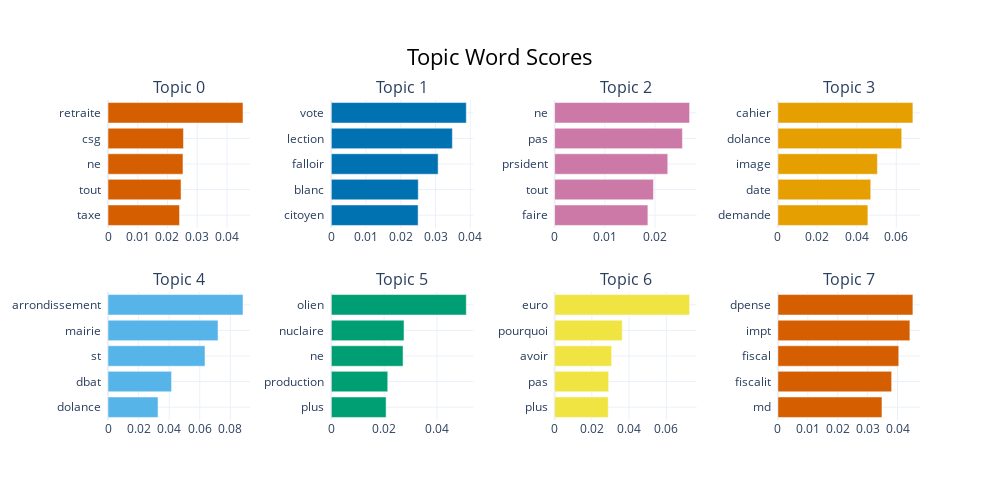

Notebook cell for this chart:
### Code cell
fig = topic_model.visualize_barchart()
fig.show()

### Figure 1 — Plotly figure (JSON) as saved in the notebook; plotly's stock layout.template omitted (floating-point values rounded to 4 significant figures)
{"data": [{"marker": {"color": "#D55E00"}, "orientation": "h", "type": "bar", "x": [0.02405, 0.02456, 0.02521, 0.02537, 0.04539], "xaxis": "x", "y": ["taxe  ", "tout  ", "ne  ", "csg  ", "retraite  "], "yaxis": "y"}, {"marker": {"color": "#0072B2"}, "orientation": "h", "type": "bar", "x": [0.02499, 0.02504, 0.03076, 0.03486, 0.03886], "xaxis": "x2", "y": ["citoyen  ", "blanc  ", "falloir  ", "lection  ", "vote  "], "yaxis": "y2"}, {"marker": {"color": "#CC79A7"}, "orientation": "h", "type": "bar", "x": [0.01859, 0.0197, 0.02255, 0.02547, 0.0269], "xaxis": "x3", "y": ["faire  ", "tout  ", "prsident  ", "pas  ", "ne  "], "yaxis": "y3"}, {"marker": {"color": "#E69F00"}, "orientation": "h", "type": "bar", "x": [0.04561, 0.04707, 0.05044, 0.06277, 0.06843], "xaxis": "x4", "y": ["demande  ", "date  ", "image  ", "dolance  ", "cahier  "], "yaxis": "y4"}, {"marker": {"color": "#56B4E9"}, "orientation": "h", "type": "bar", "x": [0.03272, 0.04155, 0.06342, 0.07193, 0.08825], "xaxis": "x5", "y": ["dolance  ", "dbat  ", "st  ", "mairie  ", "arrondissement  "], "yaxis": "y5"}, {"marker": {"color": "#009E73"}, "orientation": "h", "type": "bar", "x": [0.02076, 0.02138, 0.02718, 0.02755, 0.05114], "xaxis": "x6", "y": ["plus  ", "production  ", "ne  ", "nuclaire  ", "olien  "], "yaxis": "y6"}, {"marker": {"color": "#F0E442"}, "orientation": "h", "type": "bar", "x": [0.0288, 0.02903, 0.03064, 0.03633, 0.0725], "xaxis": "x7", "y": ["plus  ", "pas  ", "avoir  ", "pourquoi  ", "euro  "], "yaxis": "y7"}, {"marker": {"color": "#D55E00"}, "orientation": "h", "type": "bar", "x": [0.03479, 0.03803, 0.04041, 0.04413, 0.04513], "xaxis": "x8", "y": ["md  ", "fiscalit  ", "fiscal  ", "impt  ", "dpense  "], "yaxis": "y8"}], "layout": {"annotations": [{"font": {"size": 16}, "showarrow": false, "text": "Topic 0", "x": 0.0875, "xanchor": "center", "xref": "paper", "y": 1, "yanchor": "bottom", "yref": "paper"}, {"font": {"size": 16}, "showarrow": false, "text": "Topic 1", "x": 0.3625, "xanchor": "center", "xref": "paper", "y": 1, "yanchor": "bottom", "yref": "paper"}, {"font": {"size": 16}, "showarrow": false, "text": "Topic 2", "x": 0.6375, "xanchor": "center", "xref": "paper", "y": 1, "yanchor": "bottom", "yref": "paper"}, {"font": {"size": 16}, "showarrow": false, "text": "Topic 3", "x": 0.9125, "xanchor": "center", "xref": "paper", "y": 1, "yanchor": "bottom", "yref": "paper"}, {"font": {"size": 16}, "showarrow": false, "text": "Topic 4", "x": 0.0875, "xanchor": "center", "xref": "paper", "y": 0.4, "yanchor": "bottom", "yref": "paper"}, {"font": {"size": 16}, "showarrow": false, "text": "Topic 5", "x": 0.3625, "xanchor": "center", "xref": "paper", "y": 0.4, "yanchor": "bottom", "yref": "paper"}, {"font": {"size": 16}, "showarrow": false, "text": "Topic 6", "x": 0.6375, "xanchor": "center", "xref": "paper", "y": 0.4, "yanchor": "bottom", "yref": "paper"}, {"font": {"size": 16}, "showarrow": false, "text": "Topic 7", "x": 0.9125, "xanchor": "center", "xref": "paper", "y": 0.4, "yanchor": "bottom", "yref": "paper"}], "height": 500, "hoverlabel": {"bgcolor": "white", "font": {"family": "Rockwell", "size": 16}}, "showlegend": false, "title": {"font": {"color": "Black", "size": 22}, "text": "Topic Word Scores", "x": 0.5, "xanchor": "center", "yanchor": "top"}, "width": 1000, "xaxis": {"anchor": "y", "domain": [0, 0.175], "showgrid": true}, "xaxis2": {"anchor": "y2", "domain": [0.275, 0.45], "showgrid": true}, "xaxis3": {"anchor": "y3", "domain": [0.55, 0.725], "showgrid": true}, "xaxis4": {"anchor": "y4", "domain": [0.825, 1], "showgrid": true}, "xaxis5": {"anchor": "y5", "domain": [0, 0.175], "showgrid": true}, "xaxis6": {"anchor": "y6", "domain": [0.275, 0.45], "showgrid": true}, "xaxis7": {"anchor": "y7", "domain": [0.55, 0.725], "showgrid": true}, "xaxis8": {"anchor": "y8", "domain": [0.825, 1], "showgrid": true}, "yaxis": {"anchor": "x", "domain": [0.6, 1], "showgrid": true}, "yaxis2": {"anchor": "x2", "domain": [0.6, 1], "showgrid": true}, "yaxis3": {"anchor": "x3", "domain": [0.6, 1], "showgrid": true}, "yaxis4": {"anchor": "x4", "domain": [0.6, 1], "showgrid": true}, "yaxis5": {"anchor": "x5", "domain": [0, 0.4], "showgrid": true}, "yaxis6": {"anchor": "x6", "domain": [0, 0.4], "showgrid": true}, "yaxis7": {"anchor": "x7", "domain": [0, 0.4], "showgrid": true}, "yaxis8": {"anchor": "x8", "domain": [0, 0.4], "showgrid": true}}}
